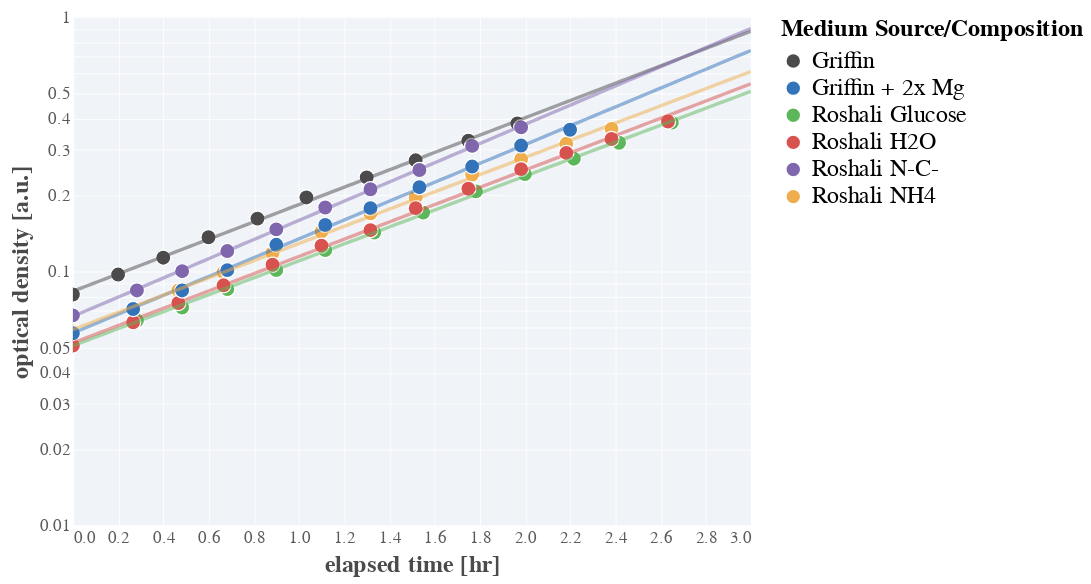

Notebook code for this chart:
### Markdown cell above
## January 26

### Code cell
# Load and clean the data
jan26 = pd.read_csv('../../data/2021-01-26_media_dissection_growth.csv')

# Drop Roshali's since it's weird
jan26 = jan26[(jan26['od_600nm'] >= 0.04) & (jan26['od_600nm'] <= 0.4) & 
              (jan26['media'] != 'Roshali')]
jan26['elapsed_time_min'] -= jan26['elapsed_time_min'].min()
jan26['elapsed_time_hr'] = jan26['elapsed_time_min'].values / 60


# Plot!
base = alt.Chart(jan26).encode(
        x=alt.X(field='elapsed_time_hr', type='quantitative', title='elapsed time [hr]'),
        y=alt.Y(field='od_600nm', type='quantitative', title='optical density [a.u.]',
                scale=alt.Scale(type='log')),
        color=alt.Color(field='media', type='nominal', title='Medium Source/Composition'))
jan26_point = base.mark_point(size=80)

    
#Compute the fits and plot on top.
time = np.linspace(0, 3, 100)
fit_stats = pd.DataFrame([])
fit_dfs = []
for g, d in jan26.groupby(['media']):
    slope, inter, _, _, se = scipy.stats.linregress(d['elapsed_time_hr'].values, 
                                                    np.log(d['od_600nm'].values))
    fit_stats = fit_stats.append({'media_source':g, 'intercept': inter, 'slope':slope, 'sem':se},
                            ignore_index=True)
              
    # Compute the fit over elapsed time
    fit = inter + slope * time
    _df = pd.DataFrame(np.array([time, np.exp(fit)]).T, columns=['elapsed_time_hr', 'od_600'])
    _df['media'] = g
    _df['growth_rate'] = f'{slope:0.2f} ± {se:0.2f}'
    fit_dfs.append(_df)
    print(f"Media source '{g}': λ = {slope:0.2f} ± {se:0.2f} hr^-1")
fit_df = pd.concat(fit_dfs)


fit_base = alt.Chart(fit_df).encode(
            x=alt.X(field='elapsed_time_hr', type='quantitative', title='elapsed time [hr]'),
            y=alt.Y(field='od_600', type='quantitative', title='optical density [a.u.]',
                    scale=alt.Scale(type='log')),
            color=alt.Color(field='media', type='nominal', legend=None))
        
fit_plot = fit_base.mark_line(size=2, opacity=0.5)
layer = alt.layer(jan26_point, fit_plot).resolve_scale(color='independent')
layer.interactive()

### Figure 1 — Vega-Lite specification as saved in the notebook (floating-point values rounded to 4 significant figures; data arrays with more than 128 entries replaced by an {"elided": "..."} marker saying what was removed)
{"config": {"background": "white", "group": {"fill": "white"}, "view": {"strokeWidth": 0, "height": 300, "width": 400, "fill": "#f0f3f7"}, "point": {"size": 40, "filled": true, "opacity": 1, "strokeWidth": 0.75, "stroke": "#FFFFFF"}, "square": {"size": 40, "filled": true, "opacity": 1, "strokeWidth": 0.75, "stroke": "#FFFFFF"}, "circle": {"size": 40, "filled": true, "opacity": 1, "strokeWidth": 0.75, "stroke": "#FFFFFF"}, "line": {"size": 2}, "axis": {"domainColor": "#ffffff", "domainWidth": 0.5, "labelColor": "#5b5b5b", "labelFontSize": 10, "labelFont": "Nunito", "titleFont": "Nunito", "titleFontWeight": 700, "titleFontSize": 14, "titleColor": "#4b4b4b", "grid": true, "gridColor": "#ffffff", "gridWidth": 0.5, "ticks": false}, "range": {"category": ["#4c4b4c", "#3373ba", "#5cb75b", "#d8534f", "#8066ad", "#f0ad4d"]}, "legend": {"labelFontSize": 14, "labelFont": "Nunito", "titleFont": "Nunito", "titleFontSize": 14, "titleFontWeight": 700, "titleFontColor": "#44b4b4b", "symbolSize": 75}, "title": {"font": "Nunito", "fontWeight": 700, "fontSize": 14, "fontColor": "#4b4b4b"}}, "layer": [{"data": {"name": "data-d4d57d0cdc3fc2d35f981d36e99b1516"}, "mark": {"type": "point", "size": 80}, "encoding": {"color": {"type": "nominal", "field": "media", "title": "Medium Source/Composition"}, "x": {"type": "quantitative", "field": "elapsed_time_hr", "title": "elapsed time [hr]"}, "y": {"type": "quantitative", "field": "od_600nm", "scale": {"type": "log"}, "title": "optical density [a.u.]"}}, "selection": {"selector002": {"type": "interval", "bind": "scales", "encodings": ["x", "y"]}}}, {"data": {"name": "data-43e7170db93cee96e5deb2ac394276f3"}, "mark": {"type": "line", "opacity": 0.5, "size": 2}, "encoding": {"color": {"type": "nominal", "field": "media", "legend": null}, "x": {"type": "quantitative", "field": "elapsed_time_hr", "title": "elapsed time [hr]"}, "y": {"type": "quantitative", "field": "od_600", "scale": {"type": "log"}, "title": "optical density [a.u.]"}}}], "resolve": {"scale": {"color": "independent"}}, "$schema": "https://vega.github.io/schema/vega-lite/v4.8.1.json", "datasets": {"data-d4d57d0cdc3fc2d35f981d36e99b1516": [{"clock_time": "17:39", "elapsed_time_min": 0, "media": "Griffin", "od_600nm": 0.081, "carbon_source": "glucose", "tube_diam_mm": 20, "date": "2021-01-26", "notes": null, "elapsed_time_hr": 0.0}, {"clock_time": "17:39", "elapsed_time_min": 0, "media": "Roshali N-C-", "od_600nm": 0.067, "carbon_source": "glucose", "tube_diam_mm": 20, "date": "2021-01-26", "notes": null, "elapsed_time_hr": 0.0}, {"clock_time": "17:40", "elapsed_time_min": 0, "media": "Roshali NH4", "od_600nm": 0.058, "carbon_source": "glucose", "tube_diam_mm": 20, "date": "2021-01-26", "notes": null, "elapsed_time_hr": 0.0}, {"clock_time": "17:40", "elapsed_time_min": 0, "media": "Roshali Glucose", "od_600nm": 0.051, "carbon_source": "glucose", "tube_diam_mm": 20, "date": "2021-01-26", "notes": null, "elapsed_time_hr": 0.0}, {"clock_time": "17:41", "elapsed_time_min": 0, "media": "Roshali H2O", "od_600nm": 0.051, "carbon_source": "glucose", "tube_diam_mm": 20, "date": "2021-01-26", "notes": null, "elapsed_time_hr": 0.0}, {"clock_time": "17:41", "elapsed_time_min": 0, "media": "Griffin + 2x Mg", "od_600nm": 0.057, "carbon_source": "glucose", "tube_diam_mm": 20, "date": "2021-01-26", "notes": null, "elapsed_time_hr": 0.0}, {"clock_time": "17:55", "elapsed_time_min": 12, "media": "Griffin", "od_600nm": 0.097, "carbon_source": "glucose", "tube_diam_mm": 20, "date": "2021-01-26", "notes": null, "elapsed_time_hr": 0.2}, {"clock_time": "17:56", "elapsed_time_min": 17, "media": "Roshali N-C-", "od_600nm": 0.084, "carbon_source": "glucose", "tube_diam_mm": 20, "date": "2021-01-26", "notes": null, "elapsed_time_hr": 0.2833}, {"clock_time": "17:56", "elapsed_time_min": 16, "media": "Roshali NH4", "od_600nm": 0.071, "carbon_source": "glucose", "tube_diam_mm": 20, "date": "2021-01-26", "notes": null, "elapsed_time_hr": 0.2667}, {"clock_time": "17:57", "elapsed_time_min": 17, "media": "Roshali Glucose", "od_600nm": 0.064, "carbon_source": "glucose", "tube_diam_mm": 20, "date": "2021-01-26", "notes": null, "elapsed_time_hr": 0.2833}, {"clock_time": "17:57", "elapsed_time_min": 16, "media": "Roshali H2O", "od_600nm": 0.063, "carbon_source": "glucose", "tube_diam_mm": 20, "date": "2021-01-26", "notes": null, "elapsed_time_hr": 0.2667}, {"clock_time": "17:57", "elapsed_time_min": 16, "media": "Griffin + 2x Mg", "od_600nm": 0.071, "carbon_source": "glucose", "tube_diam_mm": 20, "date": "2021-01-26", "notes": null, "elapsed_time_hr": 0.2667}, {"clock_time": "18:07", "elapsed_time_min": 24, "media": "Griffin", "od_600nm": 0.113, "carbon_source": "glucose", "tube_diam_mm": 20, "date": "2021-01-26", "notes": null, "elapsed_time_hr": 0.4}, {"clock_time": "18:08", "elapsed_time_min": 29, "media": "Roshali N-C-", "od_600nm": 0.1, "carbon_source": "glucose", "tube_diam_mm": 20, "date": "2021-01-26", "notes": null, "elapsed_time_hr": 0.4833}, {"clock_time": "18:08", "elapsed_time_min": 28, "media": "Roshali NH4", "od_600nm": 0.084, "carbon_source": "glucose", "tube_diam_mm": 20, "date": "2021-01-26", "notes": null, "elapsed_time_hr": 0.4667}, {"clock_time": "18:09", "elapsed_time_min": 29, "media": "Roshali Glucose", "od_600nm": 0.072, "carbon_source": "glucose", "tube_diam_mm": 20, "date": "2021-01-26", "notes": null, "elapsed_time_hr": 0.4833}, {"clock_time": "18:09", "elapsed_time_min": 28, "media": "Roshali H2O", "od_600nm": 0.075, "carbon_source": "glucose", "tube_diam_mm": 20, "date": "2021-01-26", "notes": null, "elapsed_time_hr": 0.4667}, {"clock_time": "18:10", "elapsed_time_min": 29, "media": "Griffin + 2x Mg", "od_600nm": 0.084, "carbon_source": "glucose", "tube_diam_mm": 20, "date": "2021-01-26", "notes": null, "elapsed_time_hr": 0.4833}, {"clock_time": "18:19", "elapsed_time_min": 36, "media": "Griffin", "od_600nm": 0.136, "carbon_source": "glucose", "tube_diam_mm": 20, "date": "2021-01-26", "notes": null, "elapsed_time_hr": 0.6}, {"clock_time": "18:20", "elapsed_time_min": 41, "media": "Roshali N-C-", "od_600nm": 0.12, "carbon_source": "glucose", "tube_diam_mm": 20, "date": "2021-01-26", "notes": null, "elapsed_time_hr": 0.6833}, {"clock_time": "18:20", "elapsed_time_min": 40, "media": "Roshali NH4", "od_600nm": 0.099, "carbon_source": "glucose", "tube_diam_mm": 20, "date": "2021-01-26", "notes": null, "elapsed_time_hr": 0.6667}, {"clock_time": "18:21", "elapsed_time_min": 41, "media": "Roshali Glucose", "od_600nm": 0.085, "carbon_source": "glucose", "tube_diam_mm": 20, "date": "2021-01-26", "notes": null, "elapsed_time_hr": 0.6833}, {"clock_time": "18:21", "elapsed_time_min": 40, "media": "Roshali H2O", "od_600nm": 0.088, "carbon_source": "glucose", "tube_diam_mm": 20, "date": "2021-01-26", "notes": null, "elapsed_time_hr": 0.6667}, {"clock_time": "18:22", "elapsed_time_min": 41, "media": "Griffin + 2x Mg", "od_600nm": 0.101, "carbon_source": "glucose", "tube_diam_mm": 20, "date": "2021-01-26", "notes": null, "elapsed_time_hr": 0.6833}, {"clock_time": "18:32", "elapsed_time_min": 49, "media": "Griffin", "od_600nm": 0.161, "carbon_source": "glucose", "tube_diam_mm": 20, "date": "2021-01-26", "notes": null, "elapsed_time_hr": 0.8167}, {"clock_time": "18:33", "elapsed_time_min": 54, "media": "Roshali N-C-", "od_600nm": 0.146, "carbon_source": "glucose", "tube_diam_mm": 20, "date": "2021-01-26", "notes": null, "elapsed_time_hr": 0.9}, {"clock_time": "18:33", "elapsed_time_min": 53, "media": "Roshali NH4", "od_600nm": 0.118, "carbon_source": "glucose", "tube_diam_mm": 20, "date": "2021-01-26", "notes": null, "elapsed_time_hr": 0.8833}, {"clock_time": "18:34", "elapsed_time_min": 54, "media": "Roshali Glucose", "od_600nm": 0.101, "carbon_source": "glucose", "tube_diam_mm": 20, "date": "2021-01-26", "notes": null, "elapsed_time_hr": 0.9}, {"clock_time": "18:34", "elapsed_time_min": 53, "media": "Roshali H2O", "od_600nm": 0.106, "carbon_source": "glucose", "tube_diam_mm": 20, "date": "2021-01-26", "notes": null, "elapsed_time_hr": 0.8833}, {"clock_time": "18:35", "elapsed_time_min": 54, "media": "Griffin + 2x Mg", "od_600nm": 0.127, "carbon_source": "glucose", "tube_diam_mm": 20, "date": "2021-01-26", "notes": null, "elapsed_time_hr": 0.9}, {"clock_time": "18:45", "elapsed_time_min": 62, "media": "Griffin", "od_600nm": 0.195, "carbon_source": "glucose", "tube_diam_mm": 20, "date": "2021-01-26", "notes": null, "elapsed_time_hr": 1.033}, {"clock_time": "18:46", "elapsed_time_min": 67, "media": "Roshali N-C-", "od_600nm": 0.178, "carbon_source": "glucose", "tube_diam_mm": 20, "date": "2021-01-26", "notes": null, "elapsed_time_hr": 1.117}, {"clock_time": "18:46", "elapsed_time_min": 66, "media": "Roshali NH4", "od_600nm": 0.143, "carbon_source": "glucose", "tube_diam_mm": 20, "date": "2021-01-26", "notes": null, "elapsed_time_hr": 1.1}, {"clock_time": "18:47", "elapsed_time_min": 67, "media": "Roshali Glucose", "od_600nm": 0.121, "carbon_source": "glucose", "tube_diam_mm": 20, "date": "2021-01-26", "notes": null, "elapsed_time_hr": 1.117}, {"clock_time": "18:47", "elapsed_time_min": 66, "media": "Roshali H2O", "od_600nm": 0.126, "carbon_source": "glucose", "tube_diam_mm": 20, "date": "2021-01-26", "notes": null, "elapsed_time_hr": 1.1}, {"clock_time": "18:48", "elapsed_time_min": 67, "media": "Griffin + 2x Mg", "od_600nm": 0.152, "carbon_source": "glucose", "tube_diam_mm": 20, "date": "2021-01-26", "notes": null, "elapsed_time_hr": 1.117}, {"clock_time": "18:57", "elapsed_time_min": 78, "media": "Griffin", "od_600nm": 0.234, "carbon_source": "glucose", "tube_diam_mm": 20, "date": "2021-01-26", "notes": null, "elapsed_time_hr": 1.3}, {"clock_time": "18:58", "elapsed_time_min": 79, "media": "Roshali N-C-", "od_600nm": 0.21, "carbon_source": "glucose", "tube_diam_mm": 20, "date": "2021-01-26", "notes": null, "elapsed_time_hr": 1.317}, {"clock_time": "18:59", "elapsed_time_min": 79, "media": "Roshali NH4", "od_600nm": 0.169, "carbon_source": "glucose", "tube_diam_mm": 20, "date": "2021-01-26", "notes": null, "elapsed_time_hr": 1.317}, {"clock_time": "18:59", "elapsed_time_min": 80, "media": "Roshali Glucose", "od_600nm": 0.142, "carbon_source": "glucose", "tube_diam_mm": 20, "date": "2021-01-26", "notes": null, "elapsed_time_hr": 1.333}, {"clock_time": "19:00", "elapsed_time_min": 79, "media": "Roshali H2O", "od_600nm": 0.145, "carbon_source": "glucose", "tube_diam_mm": 20, "date": "2021-01-26", "notes": null, "elapsed_time_hr": 1.317}, {"clock_time": "19:00", "elapsed_time_min": 79, "media": "Griffin + 2x Mg", "od_600nm": 0.177, "carbon_source": "glucose", "tube_diam_mm": 20, "date": "2021-01-26", "notes": null, "elapsed_time_hr": 1.317}, {"clock_time": "19:10", "elapsed_time_min": 91, "media": "Griffin", "od_600nm": 0.273, "carbon_source": "glucose", "tube_diam_mm": 20, "date": "2021-01-26", "notes": null, "elapsed_time_hr": 1.517}, {"clock_time": "19:11", "elapsed_time_min": 92, "media": "Roshali N-C-", "od_600nm": 0.25, "carbon_source": "glucose", "tube_diam_mm": 20, "date": "2021-01-26", "notes": null, "elapsed_time_hr": 1.533}, {"clock_time": "19:11", "elapsed_time_min": 91, "media": "Roshali NH4", "od_600nm": 0.195, "carbon_source": "glucose", "tube_diam_mm": 20, "date": "2021-01-26", "notes": null, "elapsed_time_hr": 1.517}, {"clock_time": "19:12", "elapsed_time_min": 93, "media": "Roshali Glucose", "od_600nm": 0.17, "carbon_source": "glucose", "tube_diam_mm": 20, "date": "2021-01-26", "notes": null, "elapsed_time_hr": 1.55}, {"clock_time": "19:12", "elapsed_time_min": 91, "media": "Roshali H2O", "od_600nm": 0.177, "carbon_source": "glucose", "tube_diam_mm": 20, "date": "2021-01-26", "notes": null, "elapsed_time_hr": 1.517}, {"clock_time": "19:13", "elapsed_time_min": 92, "media": "Griffin + 2x Mg", "od_600nm": 0.214, "carbon_source": "glucose", "tube_diam_mm": 20, "date": "2021-01-26", "notes": null, "elapsed_time_hr": 1.533}, {"clock_time": "19:24", "elapsed_time_min": 105, "media": "Griffin", "od_600nm": 0.326, "carbon_source": "glucose", "tube_diam_mm": 20, "date": "2021-01-26", "notes": null, "elapsed_time_hr": 1.75}, {"clock_time": "19:25", "elapsed_time_min": 106, "media": "Roshali N-C-", "od_600nm": 0.311, "carbon_source": "glucose", "tube_diam_mm": 20, "date": "2021-01-26", "notes": null, "elapsed_time_hr": 1.767}, {"clock_time": "19:26", "elapsed_time_min": 106, "media": "Roshali NH4", "od_600nm": 0.24, "carbon_source": "glucose", "tube_diam_mm": 20, "date": "2021-01-26", "notes": null, "elapsed_time_hr": 1.767}, {"clock_time": "19:26", "elapsed_time_min": 107, "media": "Roshali Glucose", "od_600nm": 0.206, "carbon_source": "glucose", "tube_diam_mm": 20, "date": "2021-01-26", "notes": null, "elapsed_time_hr": 1.783}, {"clock_time": "19:26", "elapsed_time_min": 105, "media": "Roshali H2O", "od_600nm": 0.211, "carbon_source": "glucose", "tube_diam_mm": 20, "date": "2021-01-26", "notes": null, "elapsed_time_hr": 1.75}, {"clock_time": "19:27", "elapsed_time_min": 106, "media": "Griffin + 2x Mg", "od_600nm": 0.258, "carbon_source": "glucose", "tube_diam_mm": 20, "date": "2021-01-26", "notes": null, "elapsed_time_hr": 1.767}, {"clock_time": "19:37", "elapsed_time_min": 118, "media": "Griffin", "od_600nm": 0.381, "carbon_source": "glucose", "tube_diam_mm": 20, "date": "2021-01-26", "notes": null, "elapsed_time_hr": 1.967}, {"clock_time": "19:38", "elapsed_time_min": 119, "media": "Roshali N-C-", "od_600nm": 0.368, "carbon_source": "glucose", "tube_diam_mm": 20, "date": "2021-01-26", "notes": null, "elapsed_time_hr": 1.983}, {"clock_time": "19:39", "elapsed_time_min": 119, "media": "Roshali NH4", "od_600nm": 0.276, "carbon_source": "glucose", "tube_diam_mm": 20, "date": "2021-01-26", "notes": null, "elapsed_time_hr": 1.983}, {"clock_time": "19:39", "elapsed_time_min": 120, "media": "Roshali Glucose", "od_600nm": 0.241, "carbon_source": "glucose", "tube_diam_mm": 20, "date": "2021-01-26", "notes": null, "elapsed_time_hr": 2.0}, {"clock_time": "19:40", "elapsed_time_min": 119, "media": "Roshali H2O", "od_600nm": 0.252, "carbon_source": "glucose", "tube_diam_mm": 20, "date": "2021-01-26", "notes": null, "elapsed_time_hr": 1.983}, {"clock_time": "19:40", "elapsed_time_min": 119, "media": "Griffin + 2x Mg", "od_600nm": 0.312, "carbon_source": "glucose", "tube_diam_mm": 20, "date": "2021-01-26", "notes": null, "elapsed_time_hr": 1.983}, {"clock_time": "19:51", "elapsed_time_min": 131, "media": "Roshali NH4", "od_600nm": 0.317, "carbon_source": "glucose", "tube_diam_mm": 20, "date": "2021-01-26", "notes": null, "elapsed_time_hr": 2.183}, {"clock_time": "19:52", "elapsed_time_min": 133, "media": "Roshali Glucose", "od_600nm": 0.277, "carbon_source": "glucose", "tube_diam_mm": 20, "date": "2021-01-26", "notes": null, "elapsed_time_hr": 2.217}, {"clock_time": "19:52", "elapsed_time_min": 131, "media": "Roshali H2O", "od_600nm": 0.292, "carbon_source": "glucose", "tube_diam_mm": 20, "date": "2021-01-26", "notes": null, "elapsed_time_hr": 2.183}, {"clock_time": "19:53", "elapsed_time_min": 132, "media": "Griffin + 2x Mg", "od_600nm": 0.36, "carbon_source": "glucose", "tube_diam_mm": 20, "date": "2021-01-26", "notes": null, "elapsed_time_hr": 2.2}, {"clock_time": "20:03", "elapsed_time_min": 143, "media": "Roshali NH4", "od_600nm": 0.363, "carbon_source": "glucose", "tube_diam_mm": 20, "date": "2021-01-26", "notes": null, "elapsed_time_hr": 2.383}, {"clock_time": "20:04", "elapsed_time_min": 145, "media": "Roshali Glucose", "od_600nm": 0.32, "carbon_source": "glucose", "tube_diam_mm": 20, "date": "2021-01-26", "notes": null, "elapsed_time_hr": 2.417}, {"clock_time": "20:04", "elapsed_time_min": 143, "media": "Roshali H2O", "od_600nm": 0.331, "carbon_source": "glucose", "tube_diam_mm": 20, "date": "2021-01-26", "notes": null, "elapsed_time_hr": 2.383}, {"clock_time": "20:18", "elapsed_time_min": 159, "media": "Roshali Glucose", "od_600nm": 0.384, "carbon_source": "glucose", "tube_diam_mm": 20, "date": "2021-01-26", "notes": null, "elapsed_time_hr": 2.65}, {"clock_time": "20:19", "elapsed_time_min": 158, "media": "Roshali H2O", "od_600nm": 0.388, "carbon_source": "glucose", "tube_diam_mm": 20, "date": "2021-01-26", "notes": null, "elapsed_time_hr": 2.633}], "data-43e7170db93cee96e5deb2ac394276f3": {"elided": "600 records"}}}
